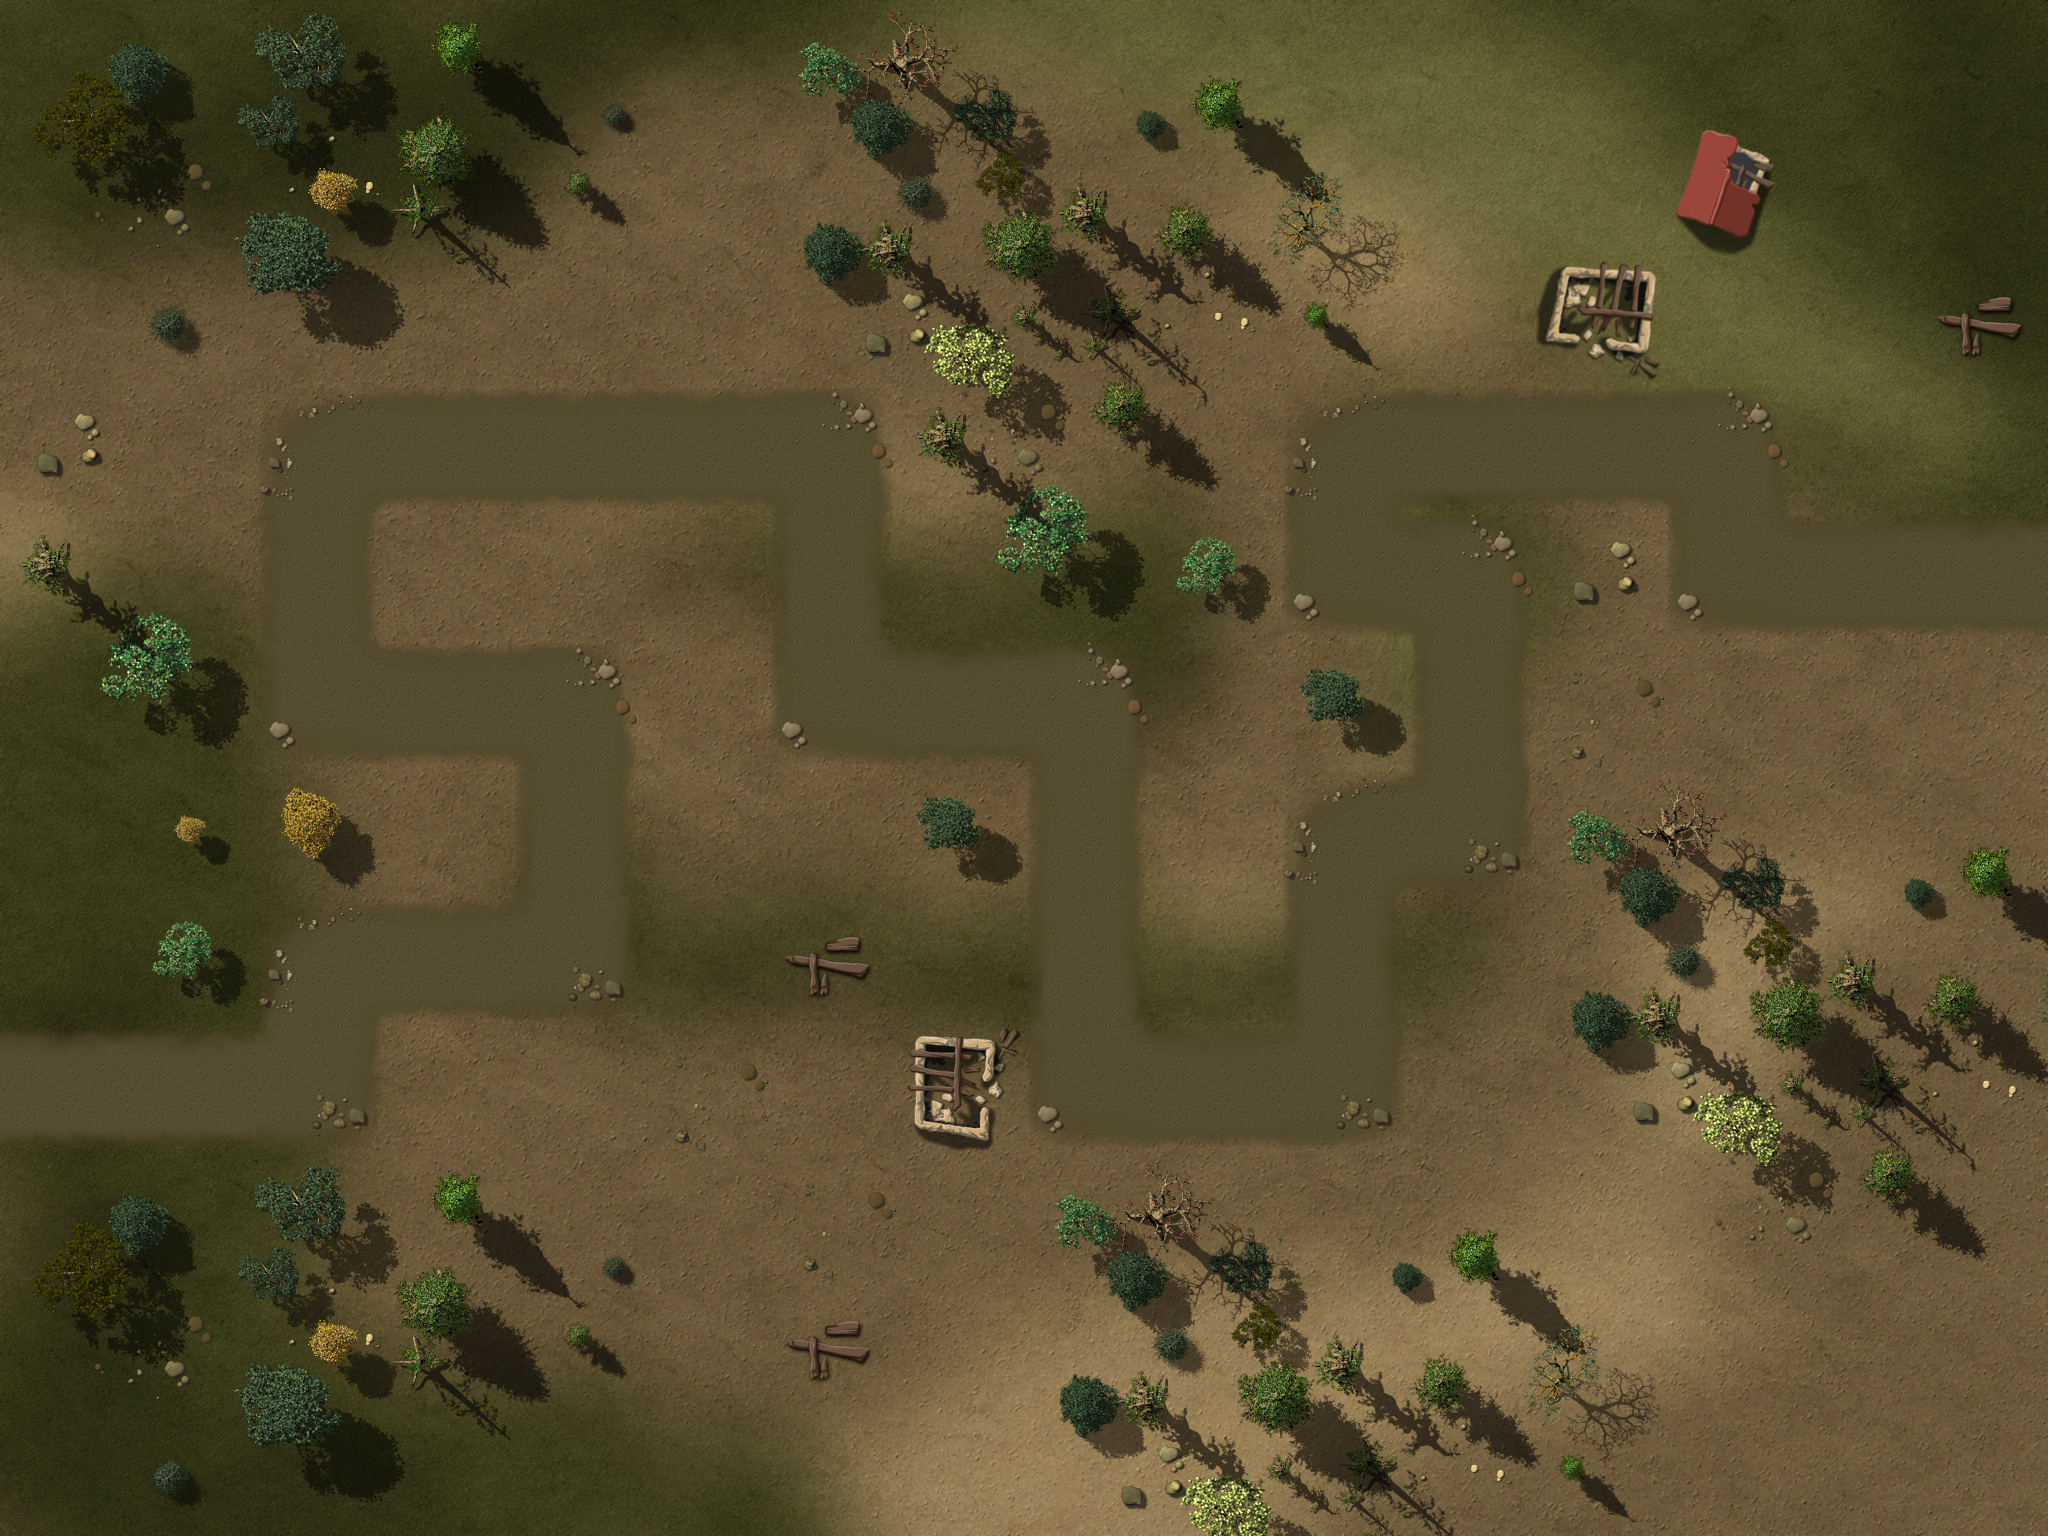

A 2D game scene composited from a Tiled map and its tileset images. What follows is a short description and the map's XML, with each tile layer's data collapsed to a summary:
An orthogonal 16x12 tile map with 128x128 px tiles, 4 tile layers (Ground, Objects1, Objects2, Path), 1 hidden layer not drawn, 3 tilesets and 51 objects.

<map version="1.0" orientation="orthogonal" width="16" height="12" tilewidth="128" tileheight="128">
 <properties>
<property name="wave01" value="2,10,10,10,10,10,10,4,1,4,4,10,10,10,10,2,2,10,10,10,4,1,4,2,1,1,1,1,10,10,10" />
<property name="wave02" value="10,10,10,10,10,2,10,1,1,4,2,4,1,10,10,10,10,10,10,4,2,1,1,1" />
<property name="wave03" value="4,2,4,2,4,2,3,3,1,2,1,4,10,10,10,10,10,10,4,4,4,2,4,10,10,10,1,1,10,1,10,10,1" />
<property name="wave04" value="1,1,1,1,2,1,1,1,2,4,1,4,1,1,1,1,2,1,1,1,2,4,4" />
<property name="wave05" value="4,4,2,2,1,1,1,1,4,1,6,3,1,1,2,1,2,2,1,1,4,4,1,1,1" />
<property name="wave06" value="1,1,10,10,10,10,10,10,2,10,10,1,1,4,2,4,1,1,1,1,1,4,2,10,10,10,10" />
<property name="wave07" value="1,1,1,1,10,10,10,1,10,10,10,1,1,1,1,1,1,10,10,10,10,10,3,3,4,4,2,1,1" />
<property name="wave08" value="10,10,10,10,10,10,10,10,10,10,10,10,10,10,10,10,10,10,10,10,10,10,10,10,10,10,10,10,10,10,10,10,10,10,10,10,10,1,1,1,1,10,10,10,10,10,10" />
<property name="wave09" value="10,10,10,10,10,4,4,1,3,10,10,10,1,1,1,2,2,4,4,4,10,10,10,10,4,10,2,1,1,10,10,10,10,4,4,2,10,1,1,1,1" />
<property name="wave10" value="1,5,5,7,4,4,5,5,5,4,5,7,103,7,5,5,4,4,5,5,7,3,3,5,5,7,7,5,5,4,7,7,6,5,1" />
<property name="wave11" value="1,4,4,5,5,3,3,5,4,4,7,4,5,5,5,4,5,4,5,4,4,5,4,5,7,5,5,5,5,5,5,5,1" />
<property name="wave12" value="5,5,5,5,5,5,10,10,10,10,10,5,10,6,6,10,10,3,5,5,5,10,10,10,10,5,5,5,5,5,10,10,10,10,5,7,1" />
<property name="wave13" value="10,10,10,10,10,7,7,4,4,5,4,5,5,5,5,5,5,10,10,10,10,10,5,5,5,7,5,7,5,7,4" />
<property name="wave14" value="10,10,10,10,10,10,3,10,10,6,6,10,10,10,10,10,10,10,10,10,10,10,10,10,10,10,10,10,7,10,5,5,5,5,3" />
<property name="wave15" value="2,10,10,10,3,10,10,10,10,4,4,4,4,7,5,5,5,5,5,5,5,5,10,3,3,3,10,10,2" />
<property name="wave16" value="1,5,5,7,4,7,4,5,5,5,5,5,5,4,7,5,5,5,7,7,7,4,4,5,7,5,7,5,6,6,5,5,5,4,4,4,5,11,11" />
<property name="wave17" value="10,10,10,10,10,10,6,10,9,3,10,10,5,5,5,5,5,5,5,5,5,5,7,10,10,10,7,4,5,5,3" />
<property name="wave18" value="3,5,10,10,10,10,10,10,10,10,10,10,10,5,5,5,5,4,4,7,9,10,10,10,10,10,10,5,5,5,5,5,5,5" />
<property name="wave19" value="10,10,10,10,10,10,10,6,10,10,10,7,7,10,10,10,10,10,10,10,9,7,7,10,10,10" />
<property name="wave20" value="2,7,6,4,4,5,4,10,10,10,10,4,4,4,10,10,10,10,10,10,9,5,5,7,7,7,101" />
<property name="wave21" value="10,10,10,10,5,10,5,10,5,10,10,10,5,5,5,5,10,10,10,10,5,5,5,10,5,5,5,5,5,10,10,10,10,10,5,5,5,6,6" />
<property name="wave22" value="4,4,4,7,7,4,5,4,7,5,5,5,5,5,4,5,4,4,5,5,5,7,5,5,5,5,5,6,6,4,4,4,9,5,5,5,7,7,2" />
<property name="wave23" value="6,6,10,10,10,10,10,10,10,9,6,9,10,10,10,10,10,10,10,10,7,5,5,7,10,10,10,3" />
<property name="wave24" value="7,7,7,7,5,5,7,7,5,9,5,5,5,7,7,7,5,7,7,5,5,5,6,5,5,5,8,5,8,9,3,9,7,5,5,5,4" />
<property name="wave25" value="5,5,4,5,4,4,5,5,5,5,10,10,10,10,10,8,8,5,5,5,5,5,9,5,5,9,6,10,10,10,10,10,9,5,5,5,7,7,5,5,5,5,2" />
<property name="wave26" value="11,11,11,9,3,11,11,11,11,11,9,3,11,11,11,9,11,11,11,6,6,4,4,4,5,5,5,5,5,5,5,10,10,10,10,10" />
<property name="wave27" value="3,9,5,5,5,5,7,7,4,4,9,5,5,5,5,5,5,5,5,9,5,5,5,5,5,5,5,5,5,5,8,8,5,5,6,6,5,7,7,5,7,8" />
<property name="wave28" value="6,11,11,11,11,6,11,11,11,11,6,9,9,5,5,9,9,5,5,5,5,9,3,9,5,5,6,4,4,5,4,5,5,5,9,5,5,5,6,5,5,5,8" />
<property name="wave29" value="10,10,10,10,5,10,5,10,5,10,10,10,5,5,5,5,10,10,10,10,5,5,5,10,8,8,8,5,5,5,5,11,11,11,11,6,6,5,7,7,2" />
<property name="wave30" value="1,5,5,5,10,10,10,5,10,10,10,5,5,5,5,5,11,11,11,6,5,4,4,4,4,5,5,5,7,7,9,3,9,5,5,5,5,10,10,10,10,102" />
<property name="wave31" value="1,5,5,5,7,9,4,5,4,5,6,5,5,5,8,9,9,9,5,5,6,5,5,5,7,9,3,5,5,6,6,5,5,7,7,7,9,3,9,8,5,5,7,7,4,4,7,7,7,7" />
<property name="wave32" value="11,11,11,10,10,10,10,10,6,7,11,11,11,6,10,10,10,10,9,9,7,5,7,5,7,9,9,9,10,10,10,9,6,5,4,9,7,5,7,9,4,5,6,7,8" />
<property name="wave33" value="3,9,7,7,5,5,5,5,5,5,5,5,5,7,9,3,5,5,5,5,9,8,7,6,5,5,5,5,5,5,5,4,4,4,4,4,9,3,9,4,4,4,5,5,5,5,6" />
<property name="wave34" value="6,6,9,9,9,11,11,11,11,11,11,9,9,9,7,5,5,5,5,5,5,4,4,5,5,6,5,5,9,5,9,5,9,9,5,9,5,9,6,5,7,7,5,9,4,4,4,4" />
<property name="wave35" value="8,9,7,4,5,4,5,5,5,7,4,5,4,8,5,5,5,7,7,7,5,5,5,11,11,11,11,9,9,8,8,7,7,5,5,5,6,5,6,6,6,9,3,9,5,5,4,4,2" />
<property name="wave36" value="6,6,9,9,9,11,11,11,11,11,11,9,9,9,7,5,5,5,5,5,5,4,4,5,5,8,5,7,8,4,5,8,11,5,5,5,4,4" />
<property name="wave37" value="8,9,7,4,5,4,5,5,5,7,4,5,4,8,5,5,5,7,7,7,5,5,6,5,5,9,9,9,6,8,5,11,11,11,11" />
<property name="wave38" value="10,10,10,10,10,10,8,9,9,9,5,5,6,10,10,10,10,10,10,6,10,10,10,10,10,10,10,10,10,6,10,10,10,10,10,10,10,10,5,5,5,5,10,10,8,10,8,10" />
<property name="wave39" value="10,10,10,5,10,10,10,5,10,10,10,8,10,5,10,10,10,10,8,10,5,10,10,5,10,10,10,10,5,10,10,10,10,7,10,10,7,10,10,2" />
<property name="wave40" value="10,10,10,10,10,10,9,10,10,10,10,10,10,10,10,10,10,10,10,10,10,10,10,10,10,10,7,10,5,5,5,5,103" />
<property name="wave41" value="5,6,5,5,5,6,5,5,5,5,5,5,6,5,5,5,5,5,8,8,5,5,6,10,10,10,10,11,11,11,6,10,10,10,10,3" />
<property name="wave42" value="11,11,11,9,9,11,11,8,11,11,6,5,5,6,5,5,9,9,9,6,8,5,5,5,5,5,4,4,4,7,3" />
<property name="wave43" value="10,10,10,10,9,9,9,10,10,10,8,10,10,10,10,8,10,7,10,9,10,10,10,8,8,10,10,9,8,10,10,10,9,9,10,10,9,9" />
<property name="wave44" value="1,5,5,5,7,9,4,5,4,5,6,5,5,8,8,9,7,4,5,4,5,5,51,8,9,9,9,5,5,6,5,5,5,2" />
<property name="wave45" value="11,11,11,8,9,9,9,5,5,6,6,7,11,11,11,6,10,6,10,10,9,9,7,5,7,5,7,3" />
<property name="wave46" value="4,4,7,10,10,10,5,5,5,5,5,6,6,10,4,6,9,6,4,7,8,5,5,5,6,7,5,5,5,9,9,8,5,5,5,5" />
<property name="wave47" value="8,5,5,5,6,8,5,5,5,6,8,5,5,5,6,7,4,7,4,5,5,5,10,10,10,10,5,5,5,7,7,4,4,7,10,10,10,10" />
<property name="wave48" value="6,7,7,7,7,7,4,5,4,5,4,4,6,5,9,9,8,5,5,5,5,5,9,9,9,6,8,7,5,5,5,7,7,7,7,5,5,5,4" />
<property name="wave49" value="4,5,4,4,7,5,5,5,5,5,5,9,3,5,4,5,5,5,6,5,5,9,9,9,6,8,8,8,5,5,5,7,5,4,4,6,5,5,9,6,8,9,6,8,5,5,6" />
<property name="wave50" value="103,6,6,5,5,5,5,5,6,7,4,4,7,7,7,6,6,9,8,9,7,4,6,4,5,5,8,6,9,3,9,3,5,5,5,7,7,102,8,9,7,4,5,4,5,5,5,103" />
 </properties>
 <tileset firstgid="1" name="ground" tilewidth="128" tileheight="128">
  <image source="tilesWorld1.png" width="2048" height="2048" />
 </tileset>
 <tileset firstgid="257" name="path" tilewidth="128" tileheight="128">
  <image source="path01.png" width="512" height="512" />
 </tileset>
 <tileset firstgid="273" name="ground" tilewidth="2048" tileheight="1536">
  <image source="ground4.jpg" width="2048" height="1536" />
 </tileset>
 <layer name="Ground" width="16" height="12">
  <data>[192 cells, 1 non-empty, 1 distinct tile ids]</data>
 </layer>
 <layer name="Objects1" width="16" height="12">
  <data>[192 cells, 95 non-empty, 45 distinct tile ids]</data>
 </layer>
 <layer name="Objects2" width="16" height="12">
  <data>[192 cells, 4 non-empty, 4 distinct tile ids]</data>
 </layer>
 <layer name="Path" width="16" height="12">
  <data>[192 cells, 38 non-empty, 6 distinct tile ids]</data>
 </layer>
 <objectgroup name="Objects3" width="16" height="12">
  <object gid="248" x="386" y="434" />
  <object gid="248" x="508" y="428" />
  <object gid="248" x="638" y="436" />
  <object gid="248" x="752" y="436" />
  <object gid="234" x="666" y="370" />
  <object gid="234" x="522" y="334" />
  <object gid="234" x="412" y="364" />
  <object gid="234" x="658" y="270" />
  <object gid="248" x="240" y="442" />
  <object gid="233" x="498" y="594" />
  <object gid="250" x="524" y="650" />
  <object gid="234" x="472" y="658" />
  </objectgroup>
 <objectgroup name="Locked" width="16" height="12">
  <!-- 23 objects omitted --></objectgroup>
 <objectgroup name="Waypoints" width="16" height="12">
  <!-- 1 objects omitted --></objectgroup>
 <layer name="blendAdd" width="16" height="12" visible="0">
  <data>[192 cells, 0 non-empty, 0 distinct tile ids]</data>
 </layer>
</map>
<!-- 39 of 51 objects omitted -->